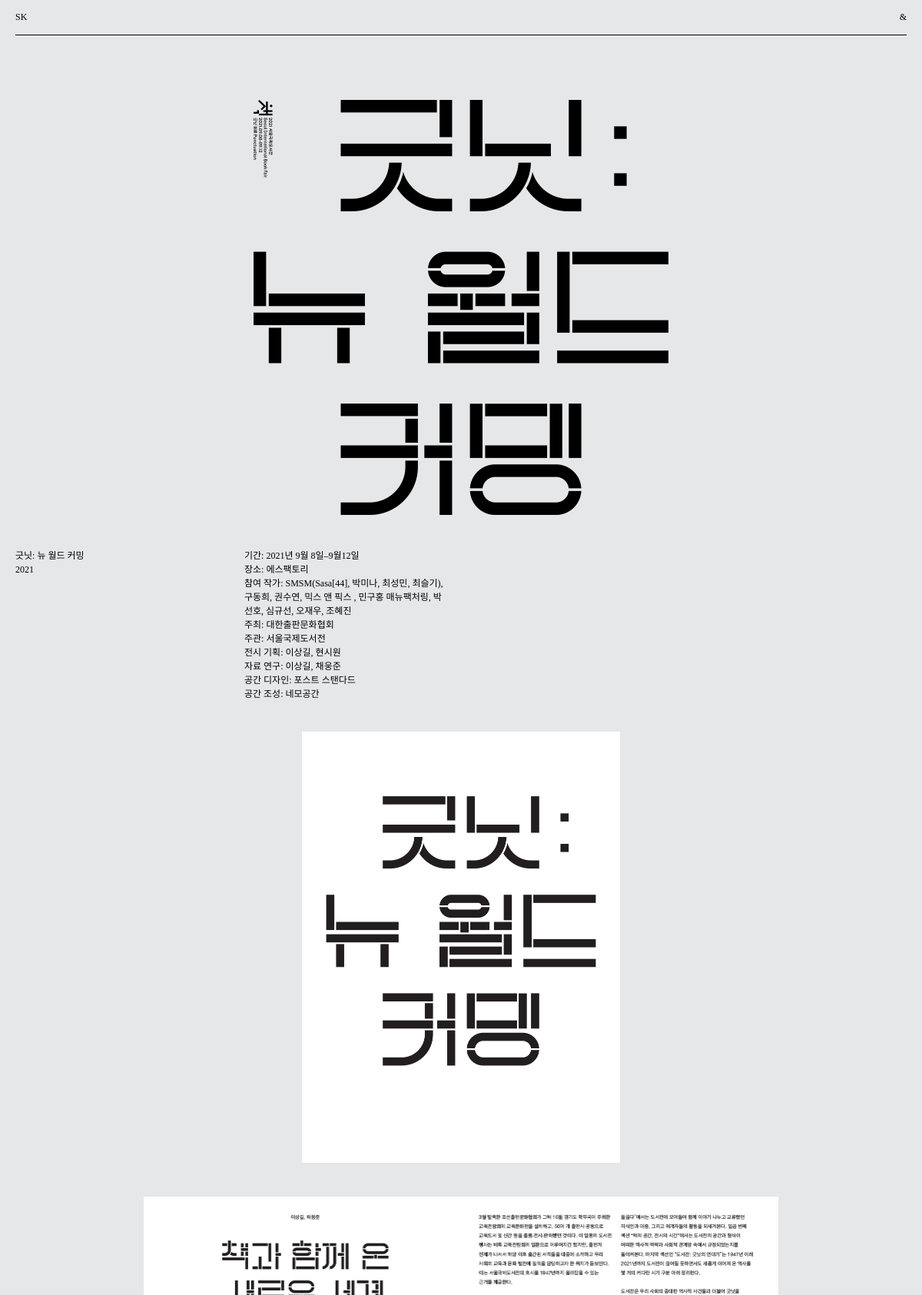
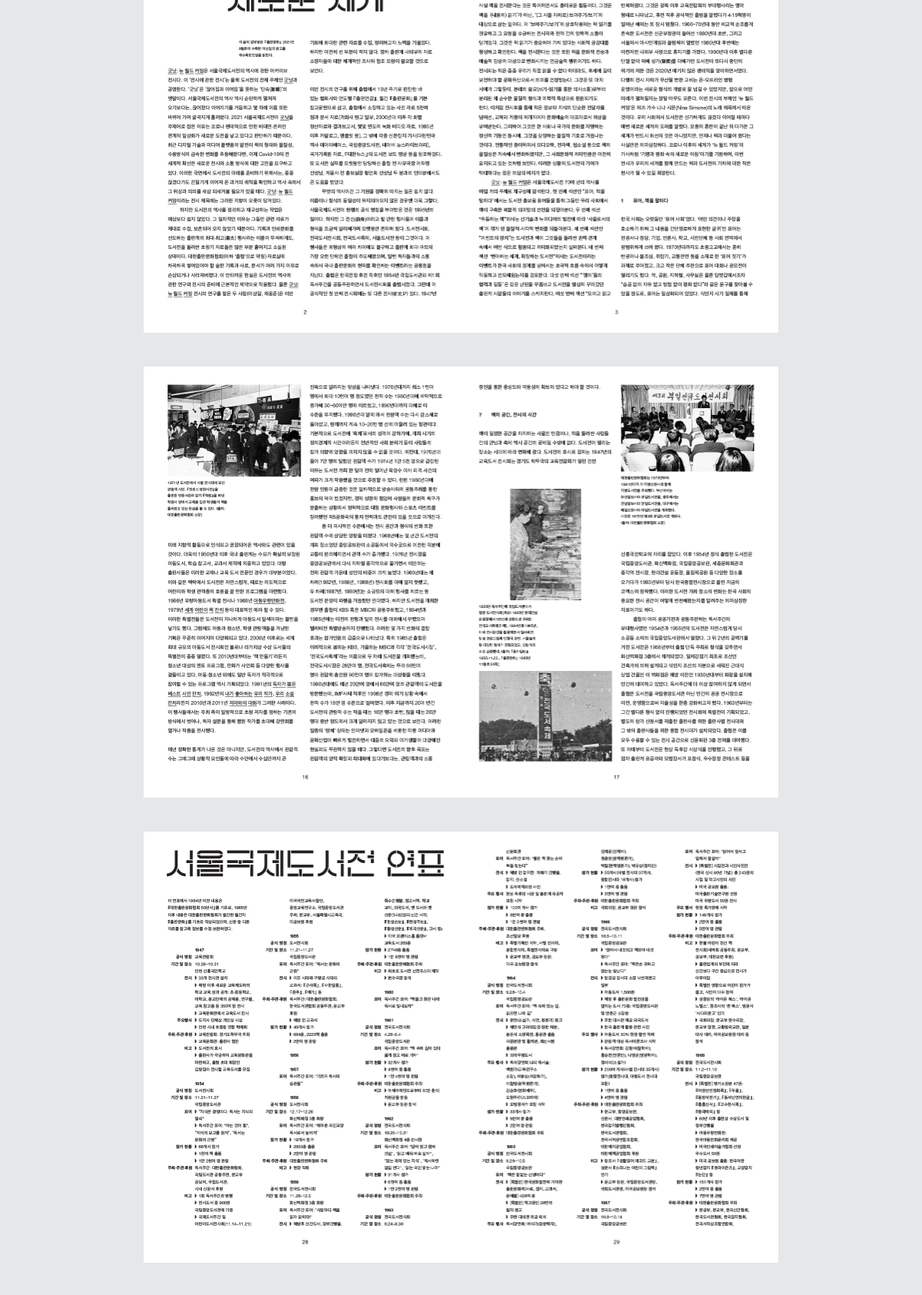
/year/2021 (upper part), run on the app's committed database (2 pictures, top to bottom).
### main/models.py (models this page shows, shortened)
class Post(models.Model):
    title = models.CharField(max_length=30, blank=True, null=True)
    created_at= models.DateTimeField()
    first_image= models.ImageField(blank=True, null=True)

class Textrow(models.Model):
    level= models.ForeignKey(Post, related_name="textrow", on_delete= models.CASCADE)
    row_number= models.IntegerField(blank=True, null=True)
    paragraph_1= models.TextField(blank=True, null=True)
    paragraph_2= models.TextField(blank=True, null=True)
    paragraph_3= models.TextField(blank=True, null=True)
    paragraph_4= models.TextField(blank=True, null=True)

class PostImages(models.Model):
    level= models.ForeignKey(Textrow, related_name="images", on_delete= models.CASCADE)
    image= models.ImageField(upload_to='main/images/%Y/%m/%d/', blank=True, null= True)

### main/views.py (the view)
# urls.py: path('year/<int:year>',views.year, name='year'),
def year(request, year):
    posts= Post.objects.all().order_by('-created_at')
    indi_pages= singe_model.SinglePost.objects.all().order_by('tag')
    years=[]
    for post in posts:
        created_at= post.created_at
        ayear= created_at.year
        years.append(ayear)
    years= list(set(years))
    years.sort(reverse=True)
    year= year
    if year:
        posts= posts.filter(created_at__year=year)
        paginator = Paginator(posts, 5)
        page= request.GET.get('page')
        post_a_page= paginator.get_page(page)
        return render(request, 'main/postlist.html', {'years':years,'posts':post_a_page, 'indi': indi_pages})
    else:
        return render(request, 'main/postlist.html', {'years':years, 'indi': indi_pages})

### main/templatetags/check_empty.py (called while the page is built)
@register.filter
def check_empty(value):
    content = value # 전달된 value 객체의 content 멤버변수를 가져온다.
    if value.paragraph_1 == value.paragraph_2 == value.paragraph_3 == value.paragraph_4:
        return False
    else:
        return True

### main/templatetags/image_resize.py (called while the page is built)
@register.filter
def change_size(value):
    content = value # 전달된 value 객체의 content 멤버변수를 가져온다.
    return value/2

### main/templates/main/postlist.html (shortened to what this page needs)
{% extends 'main/index.html' %}
{% block content %}
{% load image_resize %}
{% load check_empty %}
{% if not posts %}
<div class="article nocont">
<p>게시물이 존재하지 않습니다.</p>
</div>
{% else %}
    {% for p in posts %}
    <div class="article">
        {% if p.first_image %}
        <img src="{{ p.first_image.url }}" alt="" width="{{p.first_image.width|change_size}}" height="{{p.first_image.height|change_size}}">
        {% endif %}
        {%for text_num in p.textrow.all%}
            {% if text_num|check_empty %}
            <div class="txt_row">
                <div>{{text_num.paragraph_1|safe|linebreaksbr}}</div>
                <div>{{text_num.paragraph_2|safe|linebreaksbr}}</div>
                <div>{{text_num.paragraph_3|safe|linebreaksbr}}</div>
                <div>{{text_num.paragraph_4|safe|linebreaksbr}}</div>
            </div>
            {% else %}
            <div class="empty_row">
            </div>
            {% endif %}
            {% for img in text_num.images.all %}
            <img src="{{ img.image.url }}" alt="" width="{{img.image.width|change_size}}" height="{{img.image.height|change_size}}">
            {% endfor %}
        {% endfor %}
    </div>
    {% endfor %}
{% endif %}
{% endblock %}

### main/static/style.css (style rules this page uses)
body { background-color: #e6e7e8; font-family:'Pretendard'; font-size: 12px; margin:0; padding:0; }
img { margin:20px; max-width:100%; height:auto; }
.article { margin: 90px 0px; }
.txt_row { display: grid; grid-template-columns: 1fr 1fr 1fr 1fr; width: 100%; padding: 0px 0px; box-sizing: border-box; margin: 20px 0; column-gap: 2rem; }
.txt_row div { font-size:12px; line-height:18px; text-align: left; }

### data on the page
Post: first_image (picture)
Textrow: paragraph_1 "긋닛: 뉴 월드 커밍 2021", paragraph_2 "기간: 2021년 9월 8일–9월12일 장소: 에스팩토리 참여 작가: SMSM(Sasa[44], 박미나, 최성민, 최슬기), 구동희, 권수연, 믹스 앤 픽스 , 민구홍 매뉴팩처링, 박선호, 심규선, 오재우, 조혜진 주최: 대한출판문화협회 주관: 서울국제도서전 전시 기획: 이상길, 현시원 자료 연구: 이상길, 채웅준 공간 디자인: 포스트 스탠다드 공간 조성: 네모공간"
PostImages: image (picture)
PostImages: image (picture)
PostImages: image (picture)
PostImages: image (picture)
